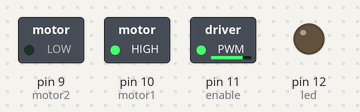
This sketch was run on a simulated Arduino Uno, built with avr-gcc and run on an emulated ATmega328P. Parts: switched loads named in the sketch (green lamp = pin HIGH), output pins drawn as LEDs (lit = HIGH).

Above: at 0.1 s.
Timing chart, 0 to 1.6 s (numbered marks = the images above):
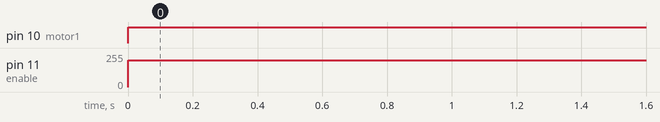

Measured:
- by itself, pin 10 (motor1): LOW → HIGH at 0.00 s
- by itself, pin 11 (enable): 0/255 → 200/255 at 0.00 s

The sketch:

Mechanical.ino
```cpp
int enable=11;
int motor1=10;
int motor2=9;
int sensor=2;
int Power=0;
int led=12;

void setup() {
  // put your setup code here, to run once:
  pinMode (led,OUTPUT);
  pinMode (enable,OUTPUT);
  pinMode (motor1,OUTPUT);
  pinMode (motor2,OUTPUT);
  pinMode (sensor,INPUT);
}

void loop() {
  analogWrite(enable,200);
  digitalWrite(10,HIGH);
  digitalWrite(9,LOW);

}
```
